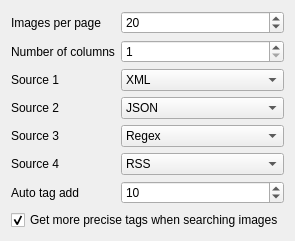
      <widget class="QWidget" name="pageSources">
       <layout class="QFormLayout" name="formLayout_2">
        <property name="fieldGrowthPolicy">
         <enum>QFormLayout::AllNonFixedFieldsGrow</enum>
        </property>
        <item row="0" column="0">
         <widget class="QLabel" name="label_9">
          <property name="text">
           <string>Images per page</string>
          </property>
         </widget>
        </item>
        <item row="1" column="0">
         <widget class="QLabel" name="label_10">
          <property name="text">
           <string>Number of columns</string>
          </property>
         </widget>
        </item>
        <item row="2" column="0">
         <widget class="QLabel" name="label_11">
          <property name="text">
           <string>Source 1</string>
          </property>
         </widget>
        </item>
        <item row="3" column="0">
         <widget class="QLabel" name="label_12">
          <property name="text">
           <string>Source 2</string>
          </property>
         </widget>
        </item>
        <item row="4" column="0">
         <widget class="QLabel" name="label_13">
          <property name="text">
           <string>Source 3</string>
          </property>
         </widget>
        </item>
        <item row="5" column="0">
         <widget class="QLabel" name="label_53">
          <property name="text">
           <string>Source 4</string>
          </property>
         </widget>
        </item>
        <item row="0" column="1">
         <widget class="QSpinBox" name="spinImagesPerPage">
          <property name="minimum">
           <number>1</number>
          </property>
          <property name="maximum">
           <number>1000</number>
          </property>
          <property name="value">
           <number>20</number>
          </property>
         </widget>
        </item>
        <item row="1" column="1">
         <widget class="QSpinBox" name="spinColumns">
          <property name="minimum">
           <number>1</number>
          </property>
          <property name="maximum">
           <number>10</number>
          </property>
          <property name="value">
           <number>1</number>
          </property>
         </widget>
        </item>
        <item row="7" column="0" colspan="2">
         <widget class="QCheckBox" name="checkUseregexfortags">
          <property name="text">
           <string>Get more precise tags when searching images</string>
          </property>
          <property name="checked">
           <bool>true</bool>
          </property>
         </widget>
        </item>
        <item row="2" column="1">
         <widget class="QComboBox" name="comboSource1">
          <item>
           <property name="text">
            <string>XML</string>
           </property>
          </item>
          <item>
           <property name="text">
            <string>JSON</string>
           </property>
          </item>
          <item>
           <property name="text">
            <string>Regex</string>
           </property>
          </item>
          <item>
           <property name="text">
            <string>RSS</string>
           </property>
          </item>
         </widget>
        </item>
        <item row="3" column="1">
         <widget class="QComboBox" name="comboSource2">
          <property name="currentIndex">
           <number>1</number>
          </property>
          <item>
           <property name="text">
            <string>XML</string>
           </property>
          </item>
          <item>
           <property name="text">
            <string>JSON</string>
           </property>
          </item>
          <item>
           <property name="text">
            <string>Regex</string>
           </property>
          </item>
          <item>
           <property name="text">
            <string>RSS</string>
           </property>
          </item>
         </widget>
        </item>
        <item row="4" column="1">
         <widget class="QComboBox" name="comboSource3">
          <property name="currentIndex">
           <number>2</number>
          </property>
          <item>
           <property name="text">
            <string>XML</string>
           </property>
          </item>
          <item>
           <property name="text">
            <string>JSON</string>
           </property>
          </item>
          <item>
           <property name="text">
            <string>Regex</string>
           </property>
          </item>
          <item>
           <property name="text">
            <string>RSS</string>
           </property>
          </item>
         </widget>
        </item>
        <item row="5" column="1">
         <widget class="QComboBox" name="comboSource4">
          <property name="currentIndex">
           <number>3</number>
          </property>
          <item>
           <property name="text">
            <string>XML</string>
           </property>
          </item>
          <item>
           <property name="text">
            <string>JSON</string>
           </property>
          </item>
          <item>
           <property name="text">
            <string>Regex</string>
           </property>
          </item>
          <item>
           <property name="text">
            <string>RSS</string>
           </property>
          </item>
         </widget>
        </item>
        <item row="6" column="0">
         <widget class="QLabel" name="label_82">
          <property name="text">
           <string>Auto tag add</string>
          </property>
         </widget>
        </item>
        <item row="6" column="1">
         <widget class="QSpinBox" name="spinAutoTagAdd">
          <property name="maximum">
           <number>100000</number>
          </property>
          <property name="value">
           <number>10</number>
          </property>
         </widget>
        </item>
       </layout>
      </widget>
